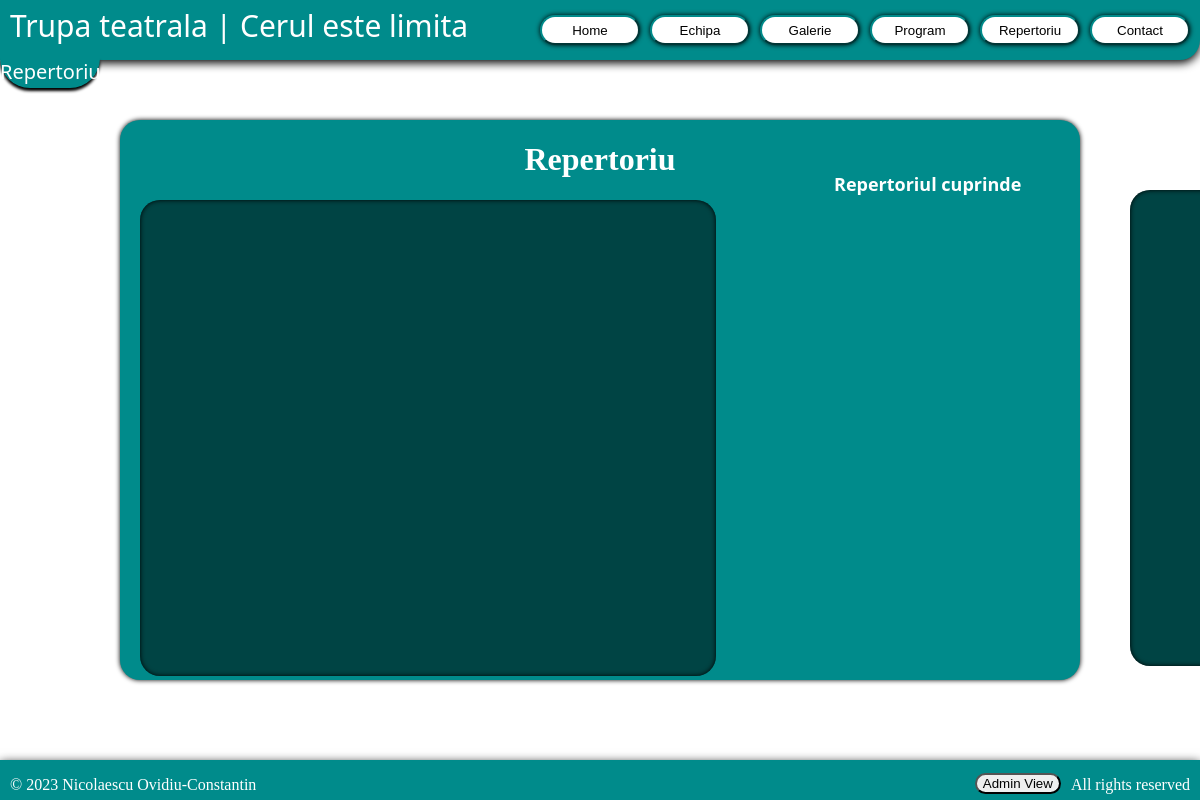
The app's page /repertoriu.php, older data.
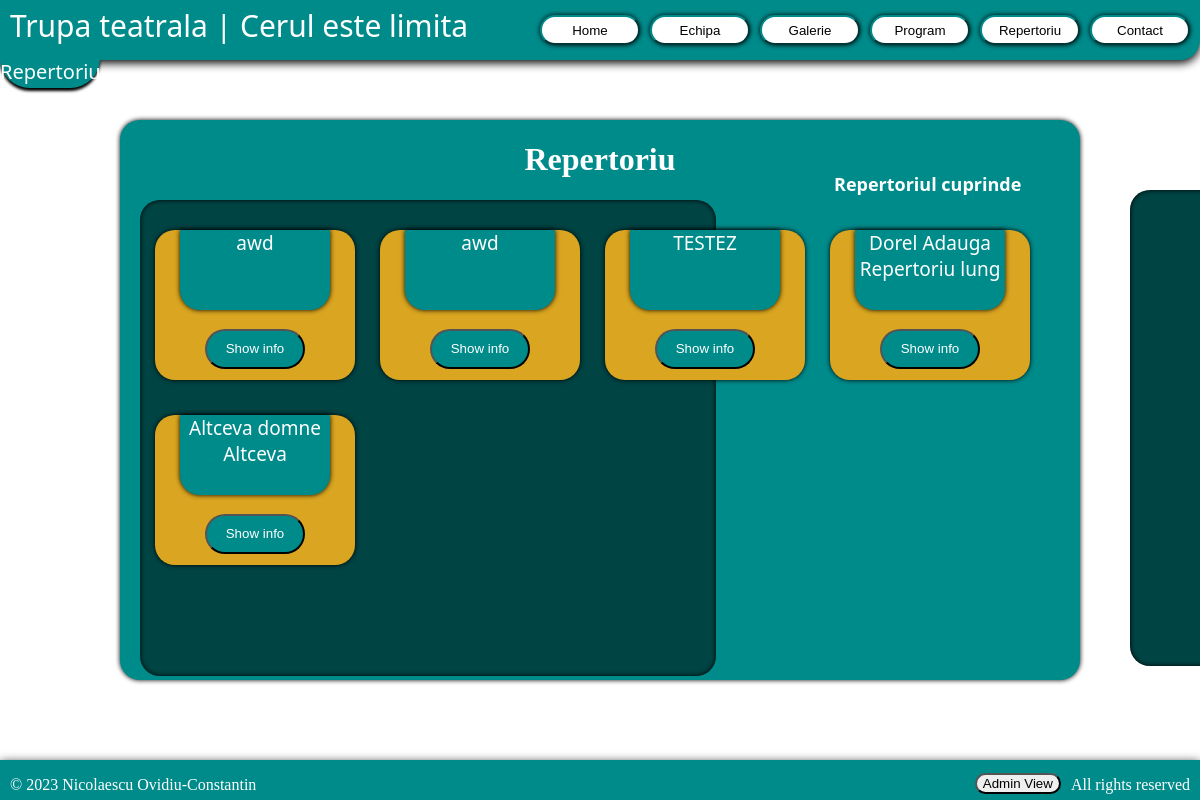
The same page, newer data.
### tables this page shows
CREATE TABLE `repertoriu` (
  `id` int(11) NOT NULL,
  `nume` varchar(255) NOT NULL
);

### repertoriu.php (the view, shortened to what this page needs)
<?php
require_once "connect.php";
?>
<p class = "currentPage">Repertoriu</p>
<div class="holderRepertoriu">
    <h1 style = "text-align: center; color: white;">Repertoriu</h1>
    <h1 class = "infoPiesaRepertoriu">Repertoriul cuprinde</h1>
    <div class= "holderRepertorii">
    <?php
        $stmt = $connect->prepare("SELECT * FROM repertoriu");
        $stmt->execute();
        $result = $stmt->get_result();
        while($row = $result->fetch_assoc()) {
    ?>
        <form method = "POST" action = "repertoriu.php">
            <div class="repertoriu" id = "clickRepertoriu">
                <p id = "pRepert"><?php echo htmlspecialchars($row['nume']);?></p>
                <button name = "markRepertoriu" value = "<?php echo htmlspecialchars($row['id']);?>">Show info</button>
            </div>
        </form>
    <?php }?>
    </div>
    <div class = "holderInfoPiese">
    </div>
</div>
<?php
include "footer.php";
?>

Row changes from the older to the newer data that the page shows:
added repertoriu: nume "awd", $row['id'] 7 (drawn)
added repertoriu: nume "awd", $row['id'] 8 (drawn)
added repertoriu: nume "TESTEZ", $row['id'] 9 (drawn)
added repertoriu: nume "Dorel Adauga Repertoriu lung", $row['id'] 10 (drawn)
added repertoriu: nume "Altceva domne Altceva", $row['id'] 11 (drawn)
